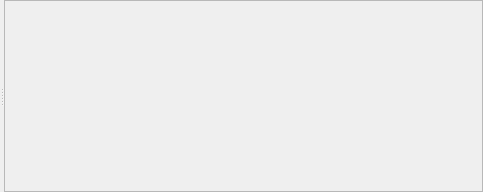
  <widget class="QDockWidget" name="dockScript">
   <property name="enabled">
    <bool>false</bool>
   </property>
   <property name="minimumSize">
    <size>
     <width>483</width>
     <height>156</height>
    </size>
   </property>
   <property name="windowTitle">
    <string>Script</string>
   </property>
   <attribute name="dockWidgetArea">
    <number>8</number>
   </attribute>
   <widget class="QWidget" name="dockWidgetContents_3">
    <layout class="QGridLayout" name="gridLayout_2">
     <property name="leftMargin">
      <number>0</number>
     </property>
     <property name="topMargin">
      <number>0</number>
     </property>
     <property name="rightMargin">
      <number>0</number>
     </property>
     <property name="bottomMargin">
      <number>0</number>
     </property>
     <item row="0" column="0">
      <widget class="QSplitter" name="splitterScript">
       <property name="orientation">
        <enum>Qt::Horizontal</enum>
       </property>
       <widget class="QWidget" name="layoutWidget">
        <layout class="QGridLayout" name="layoutScript">
         <property name="spacing">
          <number>0</number>
         </property>
        </layout>
       </widget>
       <widget class="QTreeWidget" name="treeHelp">
        <attribute name="headerVisible">
         <bool>false</bool>
        </attribute>
        <column>
         <property name="text">
          <string>Help</string>
         </property>
        </column>
       </widget>
      </widget>
     </item>
    </layout>
   </widget>
  </widget>
